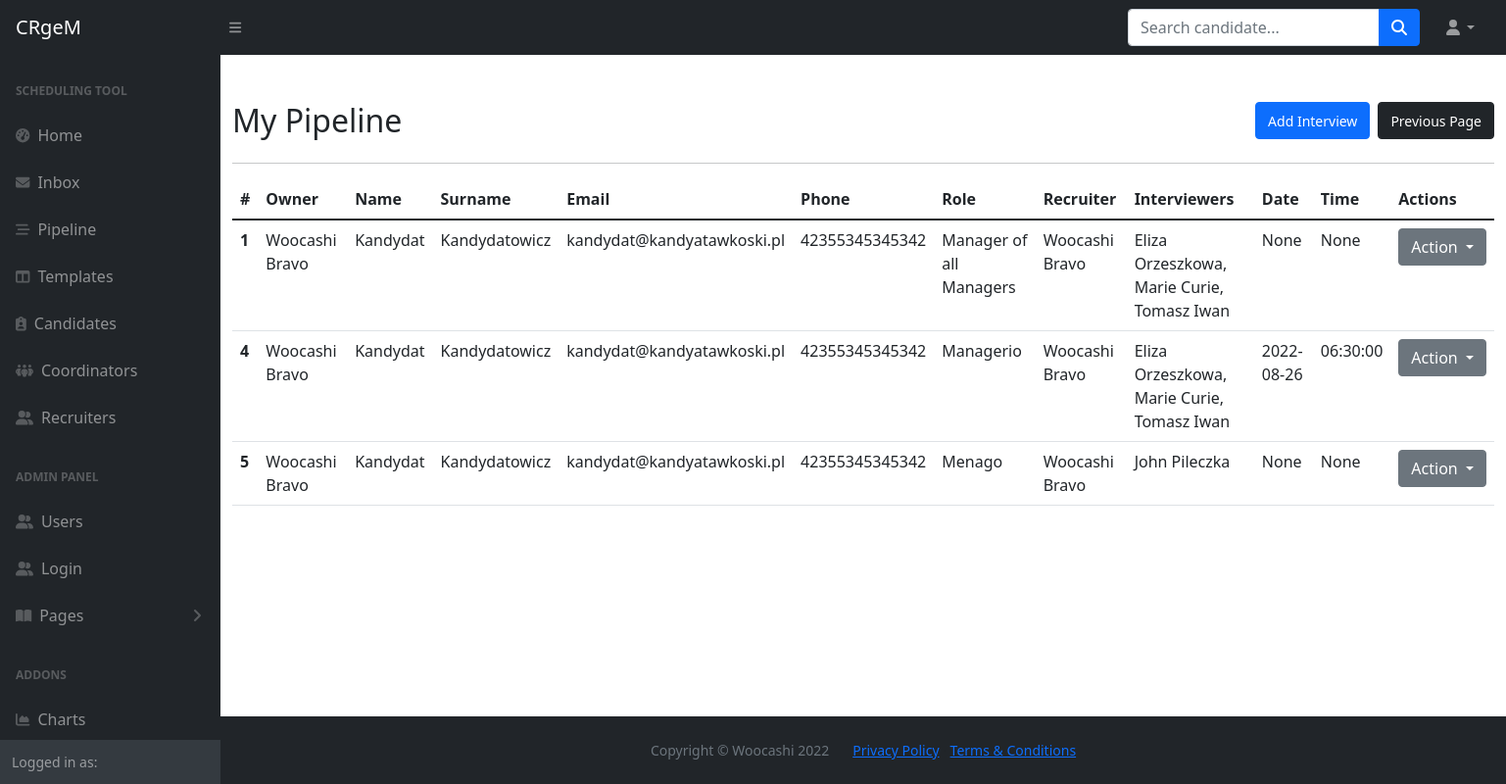
Page /pipeline on the earlier database version.
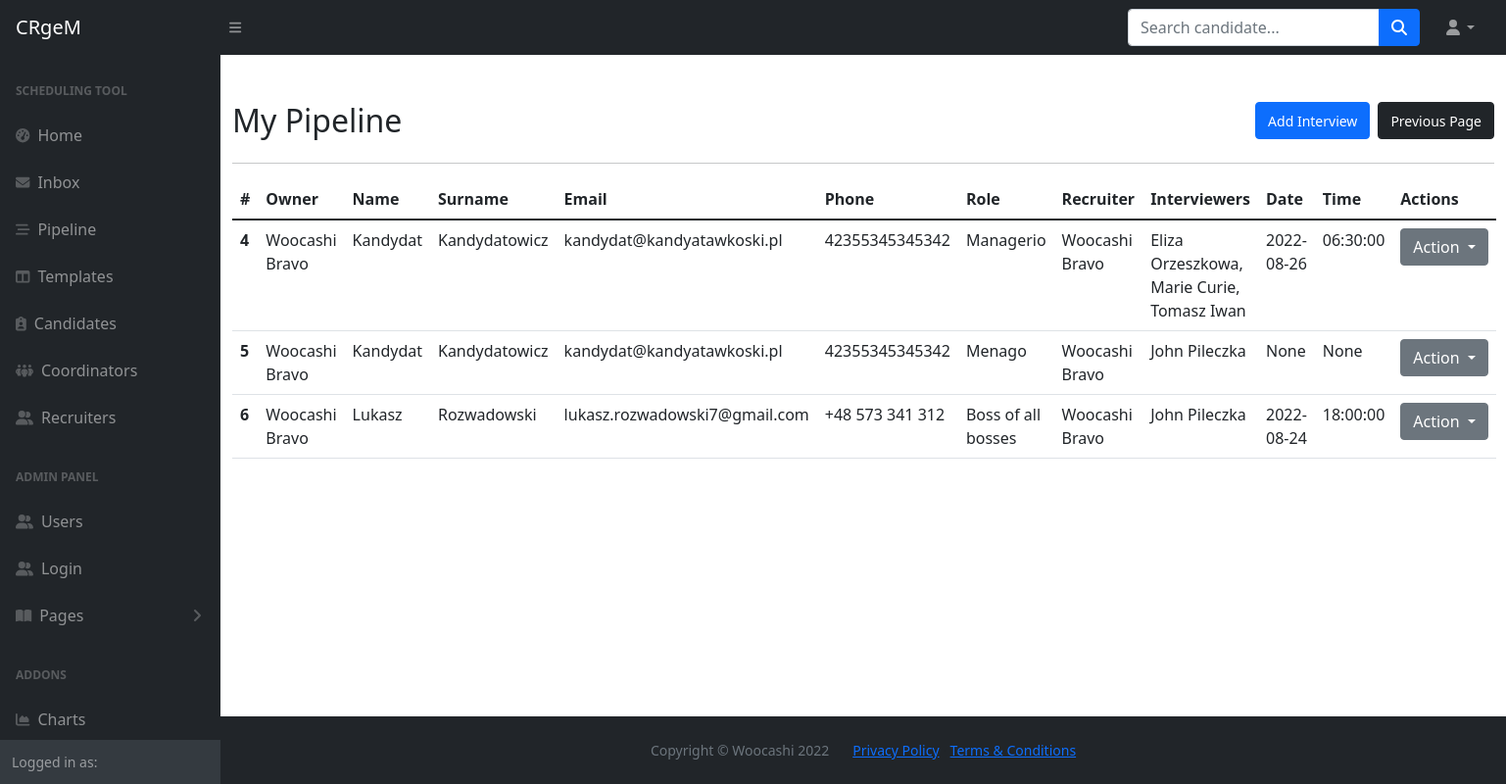
Same page on the later database version.
### main.py (models this page shows)
class Task(db.Model, Base):
    __tablename__="tasks"
    id = db.Column(db.Integer, primary_key=True)
    sender_id = Column(Integer, ForeignKey('users.id'), nullable=False)
    recipient_id = Column(Integer, ForeignKey('users.id'), nullable=False)
    delegate_id = Column(Integer, ForeignKey('users.id'), nullable=False)
    from_user = relationship("User", foreign_keys=[sender_id], back_populates="tasks_sent")
    to_user = relationship("User", foreign_keys=[recipient_id], back_populates="tasks_received")
    candidate_id = Column(Integer, ForeignKey('candidates.id'))
    candidate = relationship("Candidate", foreign_keys=[candidate_id], back_populates="tasks")
    interviewers = db.Column(db.String, nullable=False)
    role = db.Column(db.String, nullable=False)
    recruiter_notes = db.Column(db.Text, nullable=True)
    date_sent = db.Column(db.Date, nullable=False)
    date_received = db.Column(db.Date, nullable=True)
    date_completed = db.Column(db.Date, nullable=True)
    status = db.Column(db.String, nullable=False)
    is_archived = db.Column(db.Boolean, nullable=False)
    delegated_by = relationship("User", foreign_keys=[delegate_id], back_populates="tasks_delegated")
    interview_date = db.Column(db.Date, nullable=True)
    interview_time = db.Column(db.Time, nullable=True)
    scheduler_notes = db.Column(db.Text, nullable=True)
    completion_time = db.Column(db.DateTime, nullable=True)

class User(db.Model, UserMixin, Base):
    __tablename__="users"
    id = db.Column(db.Integer, primary_key=True)
    first_name = db.Column(db.String, nullable=False)
    last_name = db.Column(db.String, nullable=False)
    full_name = db.Column(db.String, nullable=False)
    email = db.Column(db.String, nullable=False, unique=True)
    phone = db.Column(db.String, nullable=False)
    type = db.Column(db.String, nullable=False)
    password = db.Column(db.String, nullable=False)
    interviews = relationship("Interview", back_populates="created_by")
    templates = relationship("Template", back_populates="created_by")
    candidates = relationship("Candidate", back_populates="created_by")
    tasks_sent = relationship("Task", primaryjoin="User.id==Task.sender_id", back_populates="from_user")
    tasks_received = relationship("Task", primaryjoin="User.id==Task.recipient_id", back_populates="to_user")
    tasks_delegated = relationship("Task", primaryjoin="User.id==Task.delegate_id", back_populates="delegated_by")

class Candidate(db.Model, Base):
    __tablename__="candidates"
    id = db.Column(db.Integer, primary_key=True)
    first_name = db.Column(db.String, nullable=False)
    last_name = db.Column(db.String, nullable=False)
    full_name = db.Column(db.String, nullable=False)
    email = db.Column(db.String, nullable=False, unique=True)
    phone = db.Column(db.String, nullable=False)
    cv = db.Column(db.String, nullable=True)
    owner_id = Column(Integer, ForeignKey('users.id'))
    created_by = relationship("User", back_populates="candidates")
    created_date = db.Column(db.Date, nullable=False)
    tasks = relationship("Task", back_populates="candidate")

### main.py (the view)
@app.route('/pipeline')
def pipeline():
    tasks = Task.query.filter_by(status="accepted").all()
    return render_template('pipeline.html', tasks=tasks, current_user=current_user, is_authenticated=current_user.is_authenticated)

### templates/pipeline.html (shortened to what this page needs)
{% import "bootstrap/wtf.html" as wtf %}
{% include 'header.html' %}
	<main>
		<div class="container mt-4">
			<div class="row d-flex justify-content-between">
				<div class="col">
					<h2 class="mt-4">My Pipeline</h2>
				</div>
				<div class="col d-flex justify-content-end mt-4">
					<span><a class="btn btn-primary ms-2" href="{{url_for('pipeline_new', form=form)}}"><small>Add Interview</small></a></span>
					<span><a class="btn btn-dark ms-2" href="javascript:history.back()"><small>Previous Page</small></a></span>
				</div>
			</div>
			<hr>
			{% if tasks|length == 0 %}
			<p>You don't have interviews in your pipeline. Please click on Add Interview button above to proceed with your first interview scheduling. Enjoy working with our CRM!</p>
			{% else %}
			<table class="table">
				  <thead>
				    <tr>
				      <th scope="col">#</th>
					    <th scope="col">Owner</th>
				      <th scope="col">Name</th>
				      <th scope="col">Surname</th>
				      <th scope="col">Email</th>
					    <th scope="col">Phone</th>
					    <th scope="col">Role</th>
					    <th scope="col">Recruiter</th>
					    <th scope="col">Interviewers</th>
					    <th scope="col">Date</th>
					    <th scope="col">Time</th>
					    <th scope="col">Actions</th>
				    </tr>
				  </thead>
				  <tbody>
				  {% for task in tasks %}
				    <tr>
				      <th scope="row">{{task.id}}</th>
					    <td>{{task.to_user.full_name}}</td>
				      <td>{{task.candidate.first_name}}</td>
				      <td>{{task.candidate.last_name}}</td>
				      <td>{{task.candidate.email}}</td>
					    <td>{{task.candidate.phone}}</td>
					    <td>{{task.role}}</td>
					    <td>{{task.from_user.full_name}}</td>
					    <td>{{task.interviewers}}</td>
					    <td>{{task.interview_date}}</td>
					    <td>{{task.interview_time}}</td>
					    <td>
						    <div class="dropdown">
							  <button class="btn btn-secondary dropdown-toggle" type="button" data-bs-toggle="dropdown" aria-expanded="false">
							    Action
							  </button>
							</div>
					    </td>
				    </tr>
				  {% endfor %}
				  </tbody>
				</table>
			{% endif %}
		</div>
	</main>
{% include 'footer.html' %}

### templates/header.html (shortened to what this page needs)
<!DOCTYPE html>
<html lang="en">
    <head>
        <link href="https://cdn.jsdelivr.net/npm/simple-datatables@latest/dist/style.css" rel="stylesheet" />
        <link href="{{ url_for('static', filename='css/styles.css') }}" rel="stylesheet" />
    </head>
    <body class="sb-nav-fixed">
        <nav class="sb-topnav navbar navbar-expand navbar-dark bg-dark">
            <a class="navbar-brand ps-3" href="{{ url_for('home') }}">CRgeM</a>
            <button class="btn btn-link btn-sm order-1 order-lg-0 me-4 me-lg-0" id="sidebarToggle" href="#!"><i class="fas fa-bars"></i></button>
            <form class="d-none d-md-inline-block form-inline ms-auto me-0 me-md-3 my-2 my-md-0">
                <div class="input-group">
                    <input class="form-control" type="text" placeholder="Search candidate..." aria-label="Search for..." aria-describedby="btnNavbarSearch" />
                    <button class="btn btn-primary" id="btnNavbarSearch" type="button"><i class="fas fa-search"></i></button>
                </div>
            </form>
            <ul class="navbar-nav ms-auto ms-md-0 me-3 me-lg-4">
                <li class="nav-item dropdown">
                    <a class="nav-link dropdown-toggle" id="navbarDropdown" href="#" role="button" data-bs-toggle="dropdown" aria-expanded="false"><i class="fas fa-user fa-fw"></i></a>
                </li>
            </ul>
        </nav>
        <div id="layoutSidenav">
            <div id="layoutSidenav_nav">
                <nav class="sb-sidenav accordion sb-sidenav-dark" id="sidenavAccordion">
                    <div class="sb-sidenav-menu">
                        <div class="nav">
                            <div class="sb-sidenav-menu-heading">Scheduling tool</div>
                            <a class="nav-link" href={{url_for('home')}}>
                                <div class="sb-nav-link-icon"><i class="fas fa-tachometer-alt"></i></div>
                                Home
                            <a class="nav-link" href="{{url_for('inbox')}}">
                                <div class="sb-nav-link-icon"><i class="fa-solid fa-envelope"></i></div>
                                Inbox
                            </a>
                            <a class="nav-link" href={{url_for('pipeline')}}>
                                <div class="sb-nav-link-icon"><i class="fa-solid fa-bars-staggered"></i></div>
                                Pipeline
                            </a>
                            <a class="nav-link" href={{url_for('templates')}}>
                                <div class="sb-nav-link-icon"><i class="fas fa-columns"></i></div>
                                Templates
                            </a>
                            <a class="nav-link" href={{url_for('candidates')}}>
                                <div class="sb-nav-link-icon me-2"><i class="fa-solid fa-clipboard-user"></i></div>
                                Candidates
                            </a>
                            <a class="nav-link" href='#'>
                                <div class="sb-nav-link-icon"><i class="fa-solid fa-people-group"></i></div>
                                Coordinators
                            </a>
                            <a class="nav-link" href="#">
                                <div class="sb-nav-link-icon"><i class="fa-solid fa-user-group"></i></div>
                                Recruiters
                            </a>
                            <div class="sb-sidenav-menu-heading">ADMIN PANEL</div>
                            <a class="nav-link" href="{{url_for('users')}}">
                                <div class="sb-nav-link-icon"><i class="fa-solid fa-user-group"></i></div>
                                Users
                            </a>
                            <a class="nav-link" href="{{url_for('login')}}">
                                <div class="sb-nav-link-icon"><i class="fa-solid fa-user-group"></i></div>
                                Login
                            </a>
                            <a class="nav-link collapsed" href="#" data-bs-toggle="collapse" data-bs-target="#collapsePages" aria-expanded="false" aria-controls="collapsePages">
                                <div class="sb-nav-link-icon"><i class="fas fa-book-open"></i></div>
                                Pages
                                <div class="sb-sidenav-collapse-arrow"><i class="fas fa-angle-down"></i></div>
                            </a>
                            <div class="sb-sidenav-menu-heading">Addons</div>
                            <a class="nav-link" href="charts.html">
                                <div class="sb-nav-link-icon"><i class="fas fa-chart-area"></i></div>
                                Charts
                            </a>
                        </div>
                    </div>
                    {% if current_user %}
                    <div class="sb-sidenav-footer">
                        <div class="small">Logged in as:</div>
                    </div>
                    {% endif %}
                </nav>
            </div>
            <div id="layoutSidenav_content">

### templates/footer.html (shortened to what this page needs)
<footer class="py-4 bg-dark mt-auto">
                    <div class="container-fluid px-4">
                        <div class="d-flex align-items-center justify-content-center small">
                            <div class="text-muted me-4">Copyright &copy; Woocashi 2022</div>
                            <div>
                                <a href="#">Privacy Policy</a>
                                &middot;
                                <a href="#">Terms &amp; Conditions</a>
                            </div>
                        </div>
                    </div>
                </footer>
            </div>
        </div>
    </body>
</html>

Differences in the rows shown:
no longer on this page (row edited): Task: id "1", to_user.full_name "Woocashi Bravo", candidate.first_name "Kandydat", candidate.last_name "Kandydatowicz", candidate.email "kandydat@kandyatawkoski.pl", candidate.phone "42355345345342", role "Manager of all Managers", from_user.full_name "Woocashi Bravo", interviewers "Eliza Orzeszkowa, Marie Curie, Tomasz Iwan", interview_date "None", interview_time "None"
now on this page (row edited): Task: id "6", to_user.full_name "Woocashi Bravo", candidate.first_name "Lukasz", candidate.last_name "Rozwadowski", candidate.email "lukasz.rozwadowski7@gmail.com", candidate.phone "+48 573 341 312", role "Boss of all bosses", from_user.full_name "Woocashi Bravo", interviewers "John Pileczka", interview_date "2022-08-24", interview_time "18:00:00"
